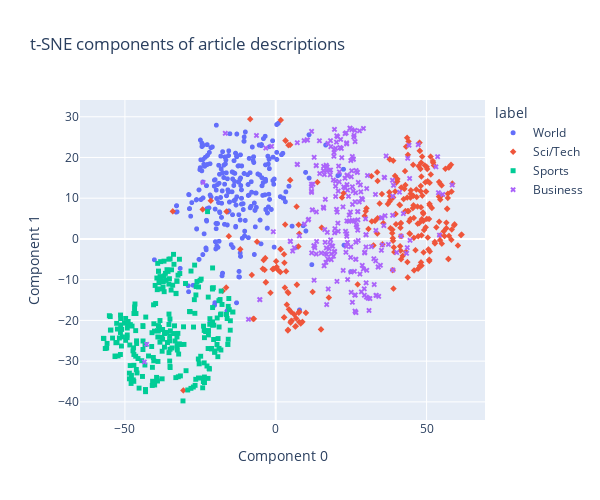

Notebook code for this chart:
### Code cell
# get embeddings for all article descriptions
embeddings = [embedding_from_string(string) for string in article_descriptions]
# compress the 2048-dimensional embeddings into 2 dimensions using t-SNE
tsne_components = tsne_components_from_embeddings(embeddings)
# get the article labels for coloring the chart
labels = df["label"].tolist()

chart_from_components(
    components=tsne_components,
    labels=labels,
    strings=article_descriptions,
    width=600,
    height=500,
    title="t-SNE components of article descriptions",
)

### Figure 1 — Plotly figure (JSON) as saved in the notebook; plotly's stock layout.template omitted (floating-point values rounded to 4 significant figures; data arrays with more than 128 entries replaced by an {"elided": "..."} marker saying what was removed)
{"data": [{"customdata": {"elided": "248x1 str values"}, "hovertemplate": "label=World<br>Component 0=%{x}<br>Component 1=%{y}<br>string=%{customdata[0]}<extra></extra>", "legendgroup": "World", "marker": {"color": "#636efa", "size": 5, "symbol": "circle"}, "mode": "markers", "name": "World", "showlegend": true, "type": "scattergl", "x": {"elided": "248 float values"}, "xaxis": "x", "y": {"elided": "248 float values"}, "yaxis": "y"}, {"customdata": {"elided": "251x1 str values"}, "hovertemplate": "label=Sci/Tech<br>Component 0=%{x}<br>Component 1=%{y}<br>string=%{customdata[0]}<extra></extra>", "legendgroup": "Sci/Tech", "marker": {"color": "#EF553B", "size": 5, "symbol": "diamond"}, "mode": "markers", "name": "Sci/Tech", "showlegend": true, "type": "scattergl", "x": {"elided": "251 float values"}, "xaxis": "x", "y": {"elided": "251 float values"}, "yaxis": "y"}, {"customdata": {"elided": "254x1 str values"}, "hovertemplate": "label=Sports<br>Component 0=%{x}<br>Component 1=%{y}<br>string=%{customdata[0]}<extra></extra>", "legendgroup": "Sports", "marker": {"color": "#00cc96", "size": 5, "symbol": "square"}, "mode": "markers", "name": "Sports", "showlegend": true, "type": "scattergl", "x": {"elided": "254 float values"}, "xaxis": "x", "y": {"elided": "254 float values"}, "yaxis": "y"}, {"customdata": {"elided": "252x1 str values"}, "hovertemplate": "label=Business<br>Component 0=%{x}<br>Component 1=%{y}<br>string=%{customdata[0]}<extra></extra>", "legendgroup": "Business", "marker": {"color": "#ab63fa", "size": 5, "symbol": "x"}, "mode": "markers", "name": "Business", "showlegend": true, "type": "scattergl", "x": {"elided": "252 float values"}, "xaxis": "x", "y": {"elided": "252 float values"}, "yaxis": "y"}], "layout": {"height": 500, "legend": {"title": {"text": "label"}, "tracegroupgap": 0}, "title": {"text": "t-SNE components of article descriptions"}, "width": 600, "xaxis": {"anchor": "y", "domain": [0, 1], "title": {"text": "Component 0"}}, "yaxis": {"anchor": "x", "domain": [0, 1], "title": {"text": "Component 1"}}}}
